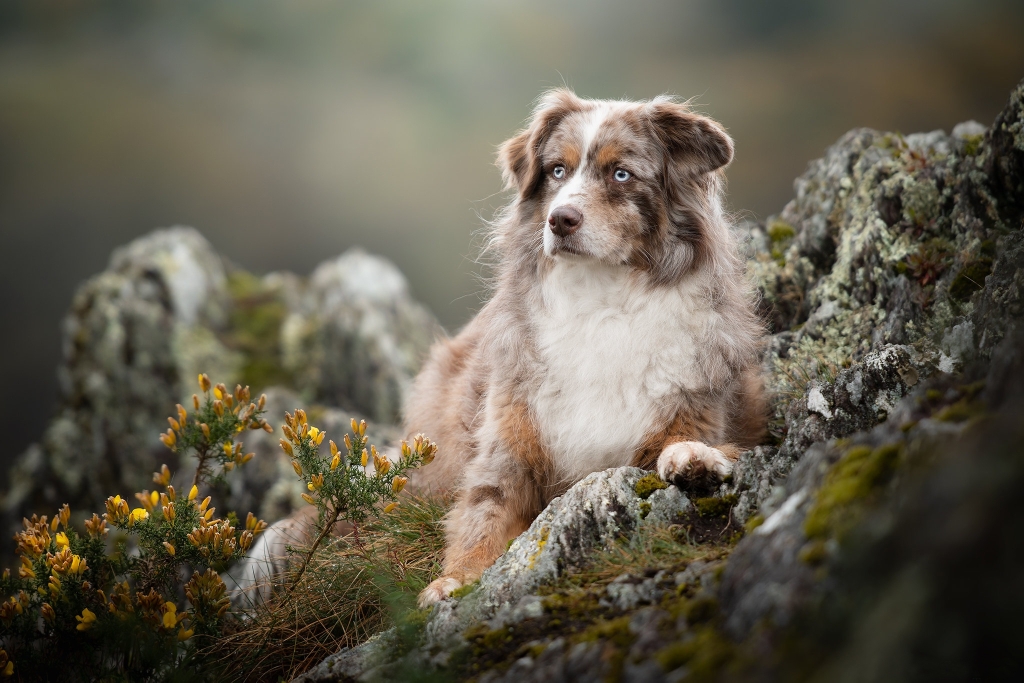
#> input picture images/lab4.4.in.jpg, 2048 x 1365 px (shown at 1/2 size)
$ python lab4.4.py
#> lines starting #> are read from the running program, lines starting #| are printed output that depends on the picture
import cv2
image = cv2.imread('images/lab4.4.in.jpg')
#> image is the input picture: shape (1365, 2048, 3); mean B, G, R 79.6, 94.9, 100.8
result = cv2.resize(image, (int(image.shape[0] / 1.25), image.shape[1] * 2), interpolation=cv2.INTER_CUBIC)
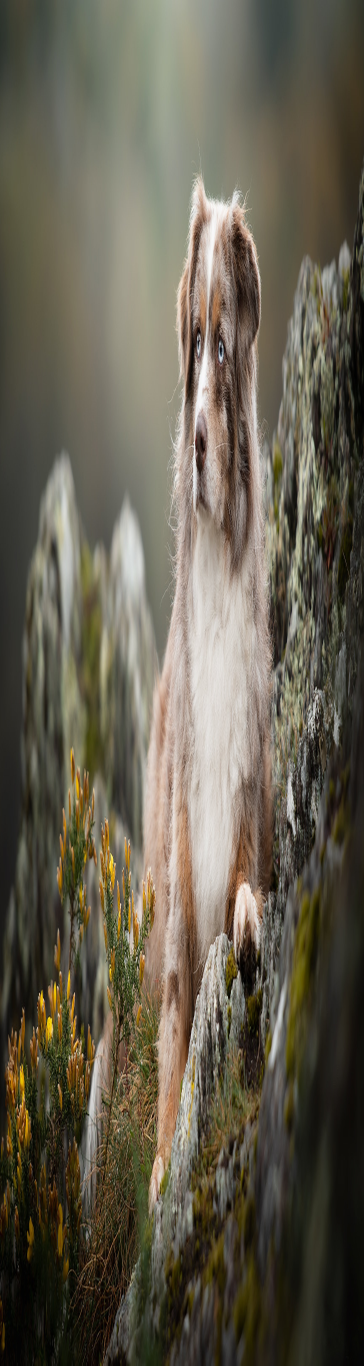
#> result: shape (4096, 1092, 3) (shown at 1/3 size); mean B, G, R 79.7, 94.9, 100.8
cv2.imwrite('images/lab4.4.out.jpg', result)

$ run again, with images/lab2.10.in.jpg copied over images/lab4.4.in.jpg
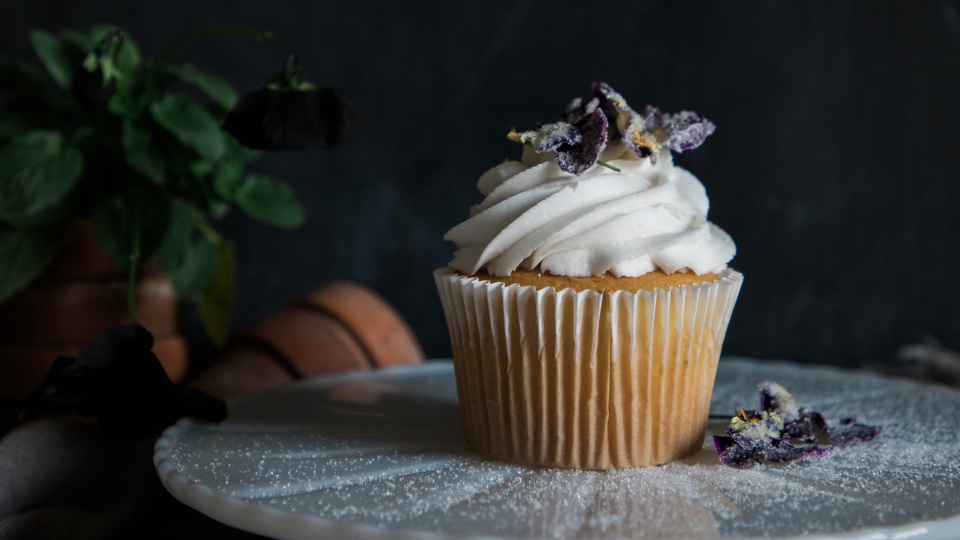
#> input picture images/lab2.10.in.jpg, 1920 x 1080 px (shown at 1/2 size)
#> image is the input picture: shape (1080, 1920, 3); mean B, G, R 51, 53.5, 53.1
#> `result = cv2.resize(image, (int(image.shape[0] / 1.25), image.shape[1]..`:
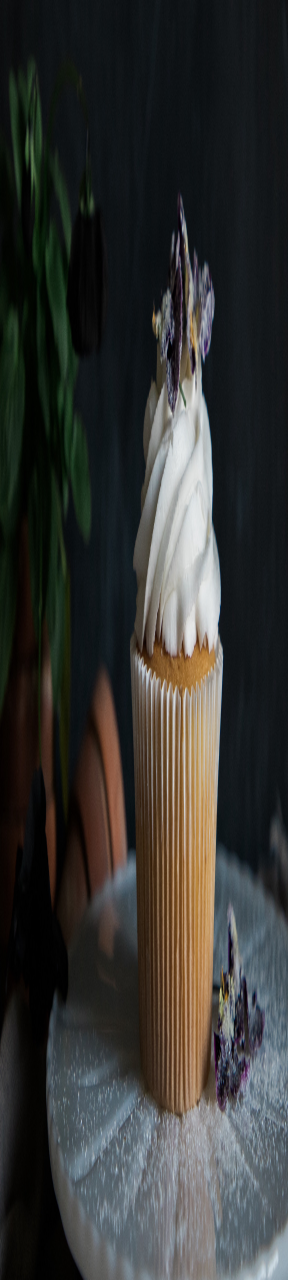
#> result: shape (3840, 864, 3) (shown at 1/3 size); mean B, G, R 51, 53.5, 53.1

$ run again, with images/lab2.6.in.jpg copied over images/lab4.4.in.jpg
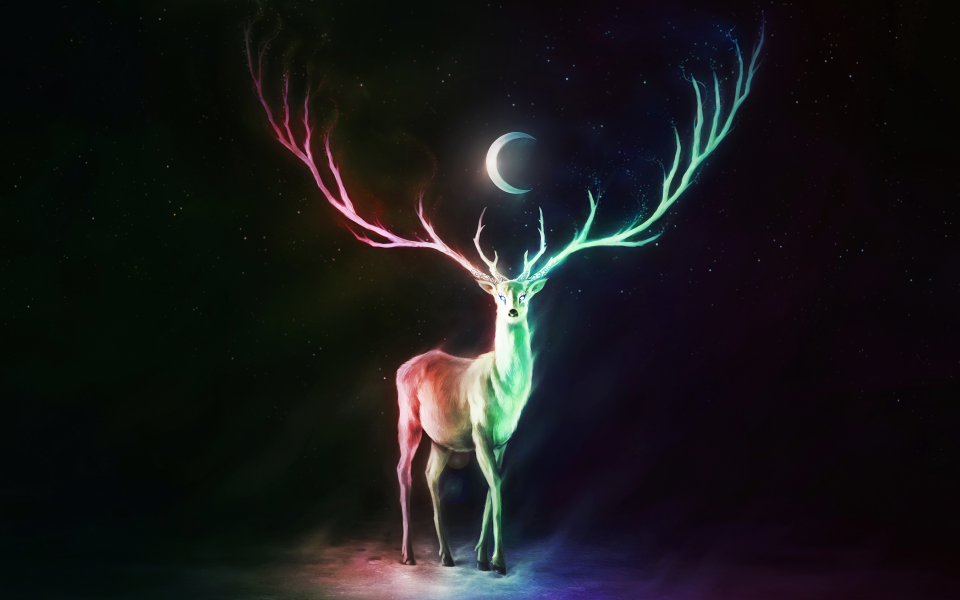
#> input picture images/lab2.6.in.jpg, 3840 x 2400 px (shown at 1/4 size)
#> image is the input picture: shape (2400, 3840, 3); mean B, G, R 25, 23.7, 24.3
#> `result = cv2.resize(image, (int(image.shape[0] / 1.25), image.shape[1]..`:
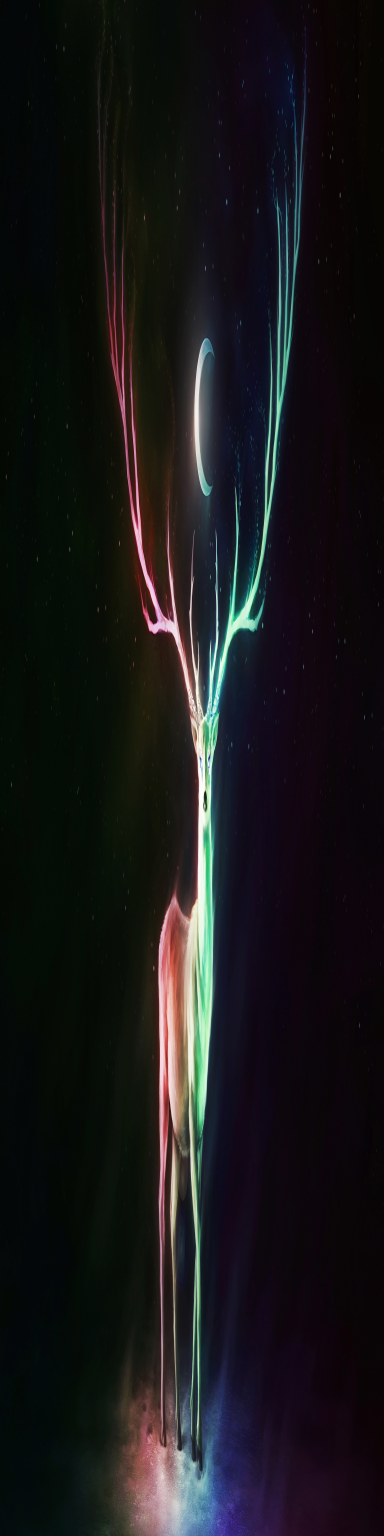
#> result: shape (7680, 1920, 3) (shown at 1/5 size); mean B, G, R 25, 23.7, 24.3

$ run again, with images/lab3.6.in.jpg copied over images/lab4.4.in.jpg
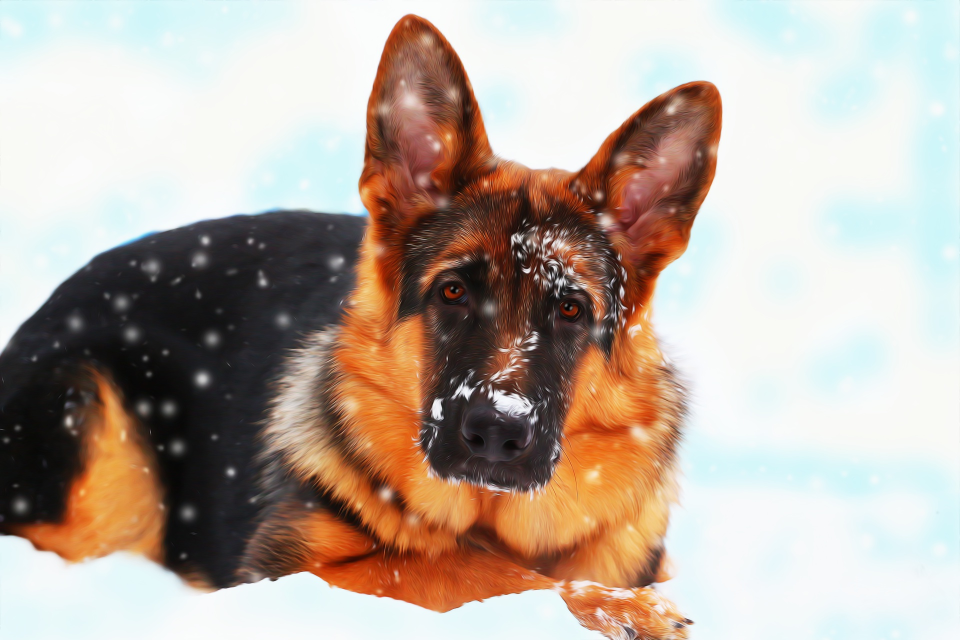
#> input picture images/lab3.6.in.jpg, 1920 x 1280 px (shown at 1/2 size)
#> image is the input picture: shape (1280, 1920, 3); mean B, G, R 159.7, 170.8, 185.4
#> `result = cv2.resize(image, (int(image.shape[0] / 1.25), image.shape[1]..`:
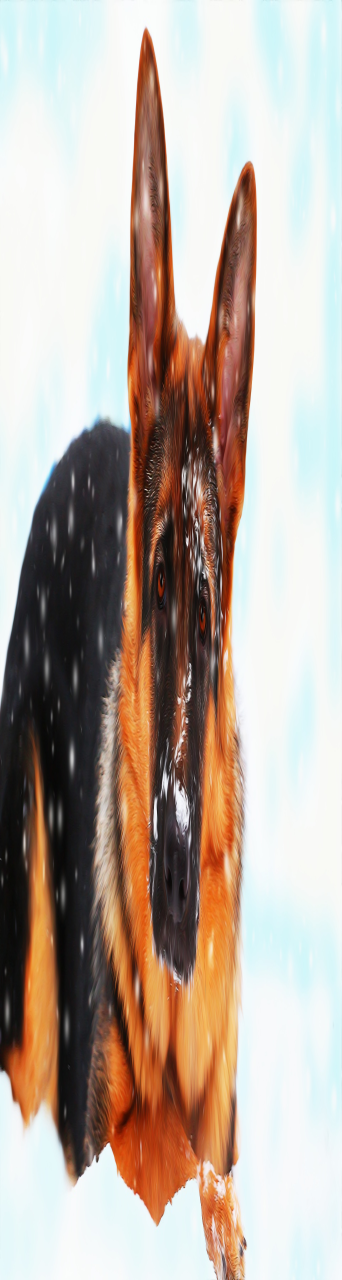
#> result: shape (3840, 1024, 3) (shown at 1/3 size); mean B, G, R 159.7, 170.8, 185.4
